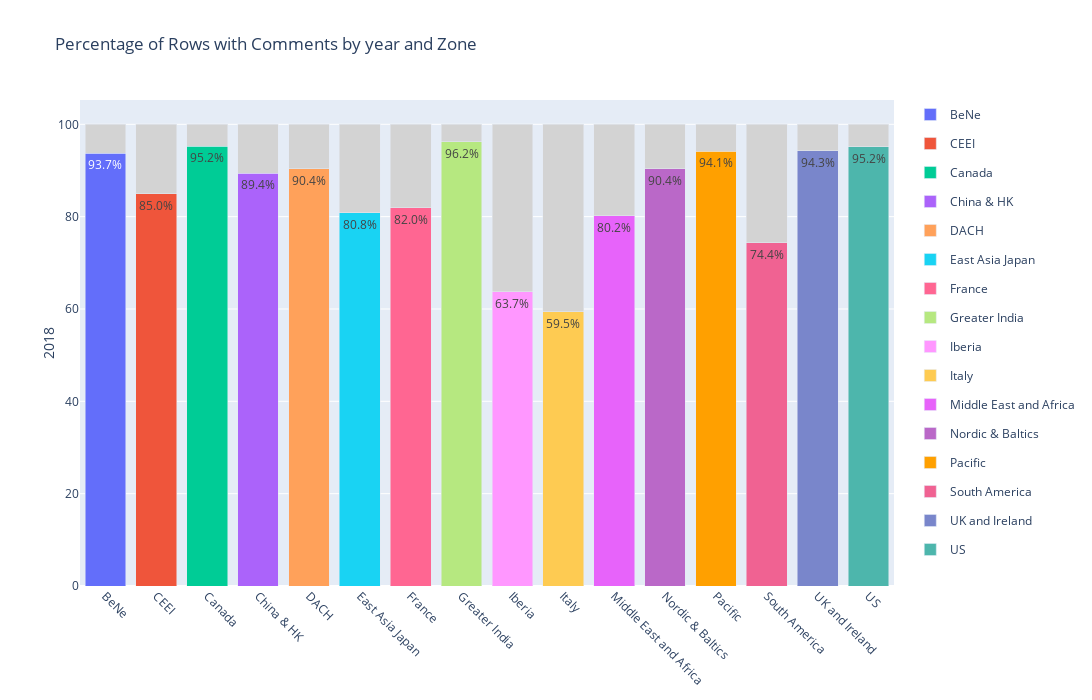

This figure's notebook cell:
### Code cell
def filling_data_barchart(df, group_column, count_column, color_sequence = ['#636EFA','#EF553B','#00CC96','#AB63FA','#FFA15A','#19D3F3','#FF6692','#B6E880','#FF97FF','#FECB52','#E763FA','#BA68C8','#FFA000','#F06292','#7986CB','#4DB6AC','#FF8A65','#A1887F','#90A4AE','#E53935','#8E24AA'], **kwargs):
    # Group by group_column and calculate the total number of rows and the number of rows with comments
    grouped = df.groupby(group_column).agg(
        total_rows=pd.NamedAgg(column=count_column, aggfunc='count'),
        rows_with_comments=pd.NamedAgg(column=count_column, aggfunc='sum')
    )

    # Calculate the percentage of rows with comments and without comments
    grouped['percentage_with_comments'] = round(grouped['rows_with_comments'] / grouped['total_rows'] * 100,2)
    grouped['percentage_without_comments'] = 100 - grouped['percentage_with_comments']

    # Create a color iterator
    color_iterator = cycle(color_sequence)

    # Create a stacked bar chart using go.Figure
    fig = go.Figure(data=[
        go.Bar(name=str(index), x=[index], y=[grouped.loc[index, 'percentage_with_comments']], marker_color=next(color_iterator), text='{:.1f}%'.format(grouped.loc[index, 'percentage_with_comments']), textposition='auto', hovertemplate=f'{group_column}: %{{x}}<br>Number of Comments: %{{customdata}}<extra></extra>', customdata=[grouped.loc[index, 'rows_with_comments']], showlegend=True, legendgroup=str(index)) for index in grouped.index
    ] + [
        go.Bar(name='Without Comments', x=[index], y=[grouped.loc[index, 'percentage_without_comments']], marker_color='lightgrey', hovertemplate=f'{group_column}: %{{x}}<br>Total Number of Rows: %{{customdata}}<extra></extra>', customdata=[grouped.loc[index, 'total_rows']], showlegend=False, legendgroup=str(index)) for index in grouped.index
    ])

    # Change the bar mode
    fig.update_layout(barmode='stack')

    # Set chart title and labels
    fig.update_layout(
        title_text=f'Percentage of Rows with Comments by {group_column}',
        xaxis_title=group_column,
        yaxis_title='Percentage of Rows',
        showlegend=True,
        **kwargs
    )
    
    return fig

def filling_data_barcharts(df, group_columns, count_column, values_list=None, color_sequence=['#636EFA','#EF553B','#00CC96','#AB63FA','#FFA15A','#19D3F3','#FF6692','#B6E880','#FF97FF','#FECB52','#E763FA','#BA68C8','#FFA000','#F06292','#7986CB','#4DB6AC','#FF8A65','#A1887F','#90A4AE','#E53935','#8E24AA'], **kwargs):
    # If values_list is None, get all unique values from group_columns[0]
    if values_list is None:
        values_list = df[group_columns[0]].unique()

    # Filter df for only the values in values_list
    df = df[df[group_columns[0]].isin(values_list)]

    # Create a subplot for each unique value in the first group column
    fig = sp.make_subplots(rows=len(values_list), cols=1)

    for i, value in enumerate(values_list, start=1):
        df_group = df[df[group_columns[0]] == value]
        fig_group = filling_data_barchart(df_group, group_columns[1], count_column, color_sequence)

        for trace in fig_group.data:
            trace.name = trace.name.split(' - ')[0]  
            fig.add_trace(trace, row=i, col=1)              

        # Add y-axis title to each subplot
        fig.update_yaxes(title_text=str(value), title_standoff=0, row=i, col=1)

        # Only show legend for the first subplot
        if i > 1:
            for trace in fig.data[-len(fig_group.data):]:
                trace.showlegend = False

    # Update layout and add interactive legend
    fig.update_layout(
        # height=400*len(values_list), 
        title_text=f"Percentage of Rows with Comments by {group_columns[0]} and {group_columns[1]}", 
        barmode='stack', 
        showlegend=True,
        xaxis=dict(tickangle=45), # Rotate x-axis labels
        **kwargs
    )

    fig.update_xaxes(tickangle=45)

    return fig

fig = filling_data_barchart(df_preprocessed_full, 'year', 'non_empty_rows')
fig = filling_data_barcharts(df_preprocessed_full, ['year', 'Zone'], 'non_empty_rows', values_list=[2018], height=700, width=1300)

import os
def save_graph_html(fig, path, name):
    # Create the directory if it doesn't exist
    if not os.path.exists(path):
        os.makedirs(path)
        
    return fig.write_html(path+"/"+name+".html")

path = '../data/graphs/Descriptive_Analysis/fullfilling_rate'
# Barchart.save_graph_html(fig, path, 'score_distribution')
# save_graph_html(fig, path, 'filling_comments_by_year_Zone')
fig

### Figure 1 — Plotly figure (JSON) as saved in the notebook; plotly's stock layout.template omitted (floating-point values rounded to 4 significant figures)
{"data": [{"customdata": [563], "hovertemplate": "Zone: %{x}<br>Number of Comments: %{customdata}<extra></extra>", "legendgroup": "BeNe", "marker": {"color": "#636EFA"}, "name": "BeNe", "showlegend": true, "text": "93.7%", "textposition": "auto", "type": "bar", "x": ["BeNe"], "xaxis": "x", "y": [93.68], "yaxis": "y"}, {"customdata": [754], "hovertemplate": "Zone: %{x}<br>Number of Comments: %{customdata}<extra></extra>", "legendgroup": "CEEI", "marker": {"color": "#EF553B"}, "name": "CEEI", "showlegend": true, "text": "85.0%", "textposition": "auto", "type": "bar", "x": ["CEEI"], "xaxis": "x", "y": [85.01], "yaxis": "y"}, {"customdata": [299], "hovertemplate": "Zone: %{x}<br>Number of Comments: %{customdata}<extra></extra>", "legendgroup": "Canada", "marker": {"color": "#00CC96"}, "name": "Canada", "showlegend": true, "text": "95.2%", "textposition": "auto", "type": "bar", "x": ["Canada"], "xaxis": "x", "y": [95.22], "yaxis": "y"}, {"customdata": [362], "hovertemplate": "Zone: %{x}<br>Number of Comments: %{customdata}<extra></extra>", "legendgroup": "China & HK", "marker": {"color": "#AB63FA"}, "name": "China & HK", "showlegend": true, "text": "89.4%", "textposition": "auto", "type": "bar", "x": ["China & HK"], "xaxis": "x", "y": [89.38], "yaxis": "y"}, {"customdata": [831], "hovertemplate": "Zone: %{x}<br>Number of Comments: %{customdata}<extra></extra>", "legendgroup": "DACH", "marker": {"color": "#FFA15A"}, "name": "DACH", "showlegend": true, "text": "90.4%", "textposition": "auto", "type": "bar", "x": ["DACH"], "xaxis": "x", "y": [90.42], "yaxis": "y"}, {"customdata": [951], "hovertemplate": "Zone: %{x}<br>Number of Comments: %{customdata}<extra></extra>", "legendgroup": "East Asia Japan", "marker": {"color": "#19D3F3"}, "name": "East Asia Japan", "showlegend": true, "text": "80.8%", "textposition": "auto", "type": "bar", "x": ["East Asia Japan"], "xaxis": "x", "y": [80.8], "yaxis": "y"}, {"customdata": [291], "hovertemplate": "Zone: %{x}<br>Number of Comments: %{customdata}<extra></extra>", "legendgroup": "France", "marker": {"color": "#FF6692"}, "name": "France", "showlegend": true, "text": "82.0%", "textposition": "auto", "type": "bar", "x": ["France"], "xaxis": "x", "y": [81.97], "yaxis": "y"}, {"customdata": [356], "hovertemplate": "Zone: %{x}<br>Number of Comments: %{customdata}<extra></extra>", "legendgroup": "Greater India", "marker": {"color": "#B6E880"}, "name": "Greater India", "showlegend": true, "text": "96.2%", "textposition": "auto", "type": "bar", "x": ["Greater India"], "xaxis": "x", "y": [96.22], "yaxis": "y"}, {"customdata": [499], "hovertemplate": "Zone: %{x}<br>Number of Comments: %{customdata}<extra></extra>", "legendgroup": "Iberia", "marker": {"color": "#FF97FF"}, "name": "Iberia", "showlegend": true, "text": "63.7%", "textposition": "auto", "type": "bar", "x": ["Iberia"], "xaxis": "x", "y": [63.73], "yaxis": "y"}, {"customdata": [261], "hovertemplate": "Zone: %{x}<br>Number of Comments: %{customdata}<extra></extra>", "legendgroup": "Italy", "marker": {"color": "#FECB52"}, "name": "Italy", "showlegend": true, "text": "59.5%", "textposition": "auto", "type": "bar", "x": ["Italy"], "xaxis": "x", "y": [59.45], "yaxis": "y"}, {"customdata": [324], "hovertemplate": "Zone: %{x}<br>Number of Comments: %{customdata}<extra></extra>", "legendgroup": "Middle East and Africa", "marker": {"color": "#E763FA"}, "name": "Middle East and Africa", "showlegend": true, "text": "80.2%", "textposition": "auto", "type": "bar", "x": ["Middle East and Africa"], "xaxis": "x", "y": [80.2], "yaxis": "y"}, {"customdata": [717], "hovertemplate": "Zone: %{x}<br>Number of Comments: %{customdata}<extra></extra>", "legendgroup": "Nordic & Baltics", "marker": {"color": "#BA68C8"}, "name": "Nordic & Baltics", "showlegend": true, "text": "90.4%", "textposition": "auto", "type": "bar", "x": ["Nordic & Baltics"], "xaxis": "x", "y": [90.42], "yaxis": "y"}, {"customdata": [369], "hovertemplate": "Zone: %{x}<br>Number of Comments: %{customdata}<extra></extra>", "legendgroup": "Pacific", "marker": {"color": "#FFA000"}, "name": "Pacific", "showlegend": true, "text": "94.1%", "textposition": "auto", "type": "bar", "x": ["Pacific"], "xaxis": "x", "y": [94.13], "yaxis": "y"}, {"customdata": [386], "hovertemplate": "Zone: %{x}<br>Number of Comments: %{customdata}<extra></extra>", "legendgroup": "South America", "marker": {"color": "#F06292"}, "name": "South America", "showlegend": true, "text": "74.4%", "textposition": "auto", "type": "bar", "x": ["South America"], "xaxis": "x", "y": [74.37], "yaxis": "y"}, {"customdata": [297], "hovertemplate": "Zone: %{x}<br>Number of Comments: %{customdata}<extra></extra>", "legendgroup": "UK and Ireland", "marker": {"color": "#7986CB"}, "name": "UK and Ireland", "showlegend": true, "text": "94.3%", "textposition": "auto", "type": "bar", "x": ["UK and Ireland"], "xaxis": "x", "y": [94.29], "yaxis": "y"}, {"customdata": [572], "hovertemplate": "Zone: %{x}<br>Number of Comments: %{customdata}<extra></extra>", "legendgroup": "US", "marker": {"color": "#4DB6AC"}, "name": "US", "showlegend": true, "text": "95.2%", "textposition": "auto", "type": "bar", "x": ["US"], "xaxis": "x", "y": [95.17], "yaxis": "y"}, {"customdata": [601], "hovertemplate": "Zone: %{x}<br>Total Number of Rows: %{customdata}<extra></extra>", "legendgroup": "BeNe", "marker": {"color": "lightgrey"}, "name": "Without Comments", "showlegend": false, "type": "bar", "x": ["BeNe"], "xaxis": "x", "y": [6.32], "yaxis": "y"}, {"customdata": [887], "hovertemplate": "Zone: %{x}<br>Total Number of Rows: %{customdata}<extra></extra>", "legendgroup": "CEEI", "marker": {"color": "lightgrey"}, "name": "Without Comments", "showlegend": false, "type": "bar", "x": ["CEEI"], "xaxis": "x", "y": [14.99], "yaxis": "y"}, {"customdata": [314], "hovertemplate": "Zone: %{x}<br>Total Number of Rows: %{customdata}<extra></extra>", "legendgroup": "Canada", "marker": {"color": "lightgrey"}, "name": "Without Comments", "showlegend": false, "type": "bar", "x": ["Canada"], "xaxis": "x", "y": [4.78], "yaxis": "y"}, {"customdata": [405], "hovertemplate": "Zone: %{x}<br>Total Number of Rows: %{customdata}<extra></extra>", "legendgroup": "China & HK", "marker": {"color": "lightgrey"}, "name": "Without Comments", "showlegend": false, "type": "bar", "x": ["China & HK"], "xaxis": "x", "y": [10.62], "yaxis": "y"}, {"customdata": [919], "hovertemplate": "Zone: %{x}<br>Total Number of Rows: %{customdata}<extra></extra>", "legendgroup": "DACH", "marker": {"color": "lightgrey"}, "name": "Without Comments", "showlegend": false, "type": "bar", "x": ["DACH"], "xaxis": "x", "y": [9.58], "yaxis": "y"}, {"customdata": [1177], "hovertemplate": "Zone: %{x}<br>Total Number of Rows: %{customdata}<extra></extra>", "legendgroup": "East Asia Japan", "marker": {"color": "lightgrey"}, "name": "Without Comments", "showlegend": false, "type": "bar", "x": ["East Asia Japan"], "xaxis": "x", "y": [19.2], "yaxis": "y"}, {"customdata": [355], "hovertemplate": "Zone: %{x}<br>Total Number of Rows: %{customdata}<extra></extra>", "legendgroup": "France", "marker": {"color": "lightgrey"}, "name": "Without Comments", "showlegend": false, "type": "bar", "x": ["France"], "xaxis": "x", "y": [18.03], "yaxis": "y"}, {"customdata": [370], "hovertemplate": "Zone: %{x}<br>Total Number of Rows: %{customdata}<extra></extra>", "legendgroup": "Greater India", "marker": {"color": "lightgrey"}, "name": "Without Comments", "showlegend": false, "type": "bar", "x": ["Greater India"], "xaxis": "x", "y": [3.78], "yaxis": "y"}, {"customdata": [783], "hovertemplate": "Zone: %{x}<br>Total Number of Rows: %{customdata}<extra></extra>", "legendgroup": "Iberia", "marker": {"color": "lightgrey"}, "name": "Without Comments", "showlegend": false, "type": "bar", "x": ["Iberia"], "xaxis": "x", "y": [36.27], "yaxis": "y"}, {"customdata": [439], "hovertemplate": "Zone: %{x}<br>Total Number of Rows: %{customdata}<extra></extra>", "legendgroup": "Italy", "marker": {"color": "lightgrey"}, "name": "Without Comments", "showlegend": false, "type": "bar", "x": ["Italy"], "xaxis": "x", "y": [40.55], "yaxis": "y"}, {"customdata": [404], "hovertemplate": "Zone: %{x}<br>Total Number of Rows: %{customdata}<extra></extra>", "legendgroup": "Middle East and Africa", "marker": {"color": "lightgrey"}, "name": "Without Comments", "showlegend": false, "type": "bar", "x": ["Middle East and Africa"], "xaxis": "x", "y": [19.8], "yaxis": "y"}, {"customdata": [793], "hovertemplate": "Zone: %{x}<br>Total Number of Rows: %{customdata}<extra></extra>", "legendgroup": "Nordic & Baltics", "marker": {"color": "lightgrey"}, "name": "Without Comments", "showlegend": false, "type": "bar", "x": ["Nordic & Baltics"], "xaxis": "x", "y": [9.58], "yaxis": "y"}, {"customdata": [392], "hovertemplate": "Zone: %{x}<br>Total Number of Rows: %{customdata}<extra></extra>", "legendgroup": "Pacific", "marker": {"color": "lightgrey"}, "name": "Without Comments", "showlegend": false, "type": "bar", "x": ["Pacific"], "xaxis": "x", "y": [5.87], "yaxis": "y"}, {"customdata": [519], "hovertemplate": "Zone: %{x}<br>Total Number of Rows: %{customdata}<extra></extra>", "legendgroup": "South America", "marker": {"color": "lightgrey"}, "name": "Without Comments", "showlegend": false, "type": "bar", "x": ["South America"], "xaxis": "x", "y": [25.63], "yaxis": "y"}, {"customdata": [315], "hovertemplate": "Zone: %{x}<br>Total Number of Rows: %{customdata}<extra></extra>", "legendgroup": "UK and Ireland", "marker": {"color": "lightgrey"}, "name": "Without Comments", "showlegend": false, "type": "bar", "x": ["UK and Ireland"], "xaxis": "x", "y": [5.71], "yaxis": "y"}, {"customdata": [601], "hovertemplate": "Zone: %{x}<br>Total Number of Rows: %{customdata}<extra></extra>", "legendgroup": "US", "marker": {"color": "lightgrey"}, "name": "Without Comments", "showlegend": false, "type": "bar", "x": ["US"], "xaxis": "x", "y": [4.83], "yaxis": "y"}], "layout": {"barmode": "stack", "height": 700, "showlegend": true, "title": {"text": "Percentage of Rows with Comments by year and Zone"}, "width": 1300, "xaxis": {"anchor": "y", "domain": [0, 1], "tickangle": 45}, "yaxis": {"anchor": "x", "domain": [0, 1], "title": {"standoff": 0, "text": "2018"}}}}
